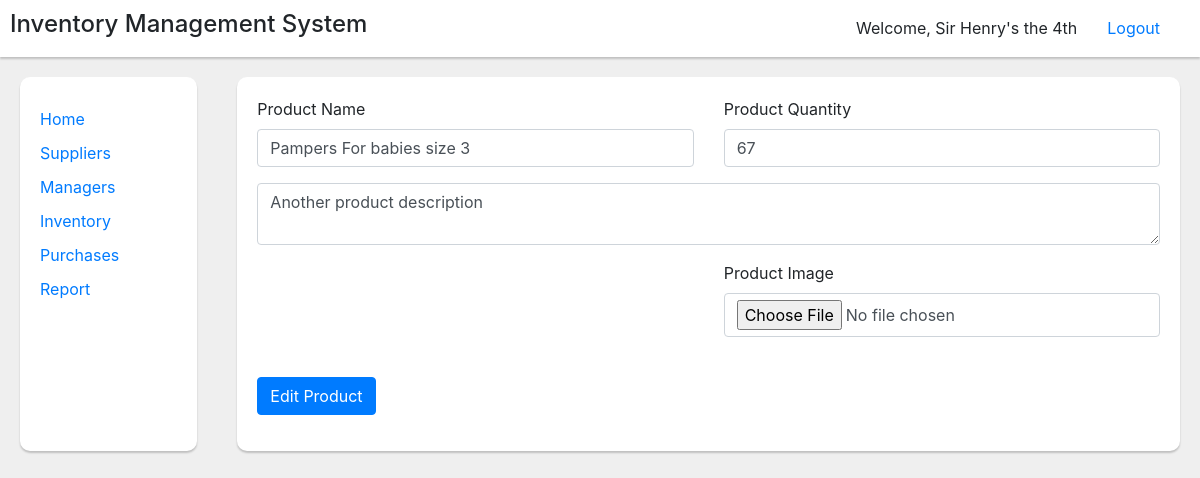
/edit-products.php?edit-id=5 (signed in), run on the app's committed database.
### tables this page shows
CREATE TABLE `products` (
  `id` int(11) NOT NULL,
  `product_name` varchar(255) NOT NULL,
  `product_description` text NOT NULL,
  `quantity` int(11) NOT NULL,
  `product_image` text NOT NULL,
  `date` timestamp NOT NULL DEFAULT current_timestamp() ON UPDATE current_timestamp()
);

### edit-products.php (the view, shortened to what this page needs)
<?php
require_once("includes/header.php");
if(isset($_GET['edit-id'])){
	$product_id = $_GET['edit-id'];
	$sql = "SELECT * FROM products WHERE id = $product_id";
	$result = mysqli_query($connection,$sql);
	if(mysqli_num_rows($result) > 0){
		while($row = mysqli_fetch_assoc($result)){
			$name = $row['product_name'];
			$description = $row['product_description'];
			$quantity = $row['quantity'];
		}
	}else{
		header("Location: index.php");
	}
}else{
	header("Location: index.php");
}
?>
	<div class="main">
		<div class="left-nav">
			<?php require_once "includes/left-nav.php"; ?>
		</div>
		<div class="main-body">
			<form action="form-handle/edit-products.php" method="post" enctype="multipart/form-data" id="data">
				<div class="row">
					<div class="col-sm-6">
						<div class="form-group">
							<label for="Name">Product Name</label>
							<input type="text" name="product-name" id="" class="form-control" placeholder="Product Name" value="<?php echo $name; ?>">
						</div>
					</div>
					<div class="col-sm-6">
						<div class="form-group">
							<label for="Name">Product Quantity</label>
							<input type="number" name="product-quantity" id="" class="form-control" placeholder="Product Quantity" value="<?php echo $quantity; ?>">
						</div>
					</div>
				</div>
				<div class="form-group">
						<textarea name="product-description" id="" class="form-control" placeholder="Product Description"><?php echo $description; ?></textarea>
					</div>
					<div class="row">
					<div class="col-sm-6">
						</div>
						<div class="col-sm-6">
						<div class="form-group">
							<label for="Image">Product Image</label>
							<input type="file" name="product-image" class="form-control" id="">
						</div>
						</div>
					</div>
					<br>
					<div class="form-group">
						<input type="submit" value="Edit Product" class="btn btn-xs btn-primary">
					</div>
			</form>
		</div>
	</div>
<?php require_once("includes/footer.php") ?>

### css/style.css (style rules this page uses)
html,body { margin: 0px; padding: 0px; background: #efefef; }
.right-header,.main { display: flex; flex-flow: row nowrap; justify-content: space-between }
.main-body { width: 80vw; }
.left-nav,.main-body { margin: 20px; background: #fff; padding: 20px; border-radius: 10px; box-shadow: 0 2px 2px 0 rgba(0, 0, 0, 0.2); }
.left-nav { width: 15vw; }

### data on the page
products: product-name "Pampers For babies size 3", product-quantity "67", product-description "Another product description"

### other printed values
$user_object['name'] "Sir Henry's the 4th"
